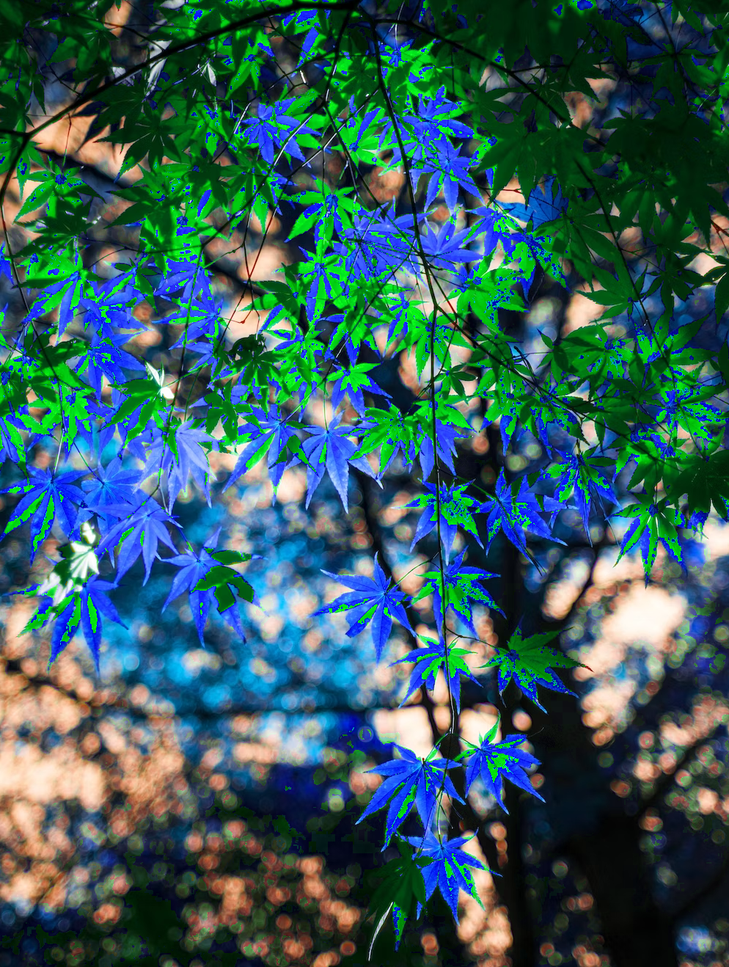
#> input picture inverted.png, 729 x 967 px, shrunk from 994 x 1318 before the run, given in place of compress.png, which was not available
$ python ImageProcessor.py
#> lines starting #> are read from the running program, lines starting #| are printed output that depends on the picture; pictures that were not available may be replaced by others from this repository, and a replacement may not be noted
from PIL import Image
from typing import List


# [168 lines left out: functions mirror, grey, invert, merge, not called in this run]

def compress(raw: List[List[List[int]]]) -> List[List[List[int]]]:
    """
    Compresses raw by going through the pixels and combining a pixel with
    the ones directly to the right, below and diagonally to the lower right.
    For each RGB values it takes the average of these four pixels using integer
    division. If is is a pixel on the "edge" of the image, it only takes the
    relevant pixels to average across. See the second doctest for an example of
    this.

    >>> raw = [[[233, 100, 115], [0, 0, 0], [255, 255, 0], [3, 6, 7]],
               [[199, 201, 116], [1, 9, 0], [255, 100, 100], [99, 99, 0]],
               [[200, 200, 200], [1, 9, 0], [255, 100, 100], [99, 99, 0]],
               [[50, 100, 150], [1, 9, 0], [211, 5, 22], [199, 0, 10]]]
    >>> compress(raw)
    >>> compressed_raw
    [[[108, 77, 57], [153, 115, 26]],
     [[63, 79, 87], [191, 51, 33]]]

    >>> raw = [[[233, 100, 115], [0, 0, 0], [255, 255, 0]],
               [[199, 201, 116], [1, 9, 0], [255, 100, 100]],
               [[123, 233, 151], [111, 99, 10], [0, 1, 1]]]
    >>> compress(raw)
    >>> compressed_raw
    [[[108, 77, 57], [255, 177, 50]],
     [[117, 166, 80], [0, 1, 1]]]
    """
    # p will be the array that we holds each pixel row
    # x will be the array for the final pixel data
    final = []
    row = []
    # i and j will be the values that increment as we go through the while loop for indexing raw
    i = 0
    j = 0
    while True:
        a = []
        b = []
        c = []
        num = 1
        # All of these try except statements place the relevant pixels into separate lists to be merged
        try:
            a = raw[i][j+1]
            num += 1
        except:
            for k in range(len(raw[i][j])):
                a.append(0)
        try:
            b = raw[i+1][j]
            num += 1
        except:
            for k in range(len(raw[i][j])):
                b.append(0)
        try:
            c = raw[i+1][j+1]
            num += 1
        except:
            for k in range(len(raw[i][j])):
                c.append(0)
        l = []
        # Merge the pixels together and add them to a list l
        for k in range(len(raw[i][j])):
            l.append((raw[i][j][k] + a[k] + b[k] + c[k]) // num)
        # Add l to the row array
        row.append(l)
        j += 2
        # If we are at the end of the row of pixels then move to the next row by incrementing i
        # Also add the row array to the final image array
        if j > len(raw[i]) - 1:
            i += 2
            final.append(row)
            row = []
            # If we are at the end of the image, break the while loop
            # Otherwise j = 0 to start a new row.
            if i > len(raw) - 1:
                break
            else:
                j = 0
    return final

"""
**********************************************************

Turns the image file into raw pixel data and vice versa

**********************************************************
"""

def get_raw_image(name: str)-> List[List[List[int]]]:

#> called with name = 'compress.png'
    image = Image.open(name)
#> image is the input picture: PIL image 729x967 RGB; mean R, G, B 52.7, 90.8, 92.1
    num_rows = image.height
#> num_rows = 967
    num_columns = image.width
#> num_columns = 729
    pixels = image.getdata()
    new_data = []

    for i in range(num_rows):
        new_row = []
        for j in range(num_columns):
            new_pixel = list(pixels[i*num_columns + j])
            new_row.append(new_pixel)
        new_data.append(new_row)
#> after the loop, new_data = 967 items

    image.close()
    return new_data


def image_from_raw(raw: List[List[List[int]]], name: str)->None:
    image = Image.new("RGB", (len(raw[0]),len(raw)))
    pixels = []
    for row in raw:
        for pixel in row:
            pixels.append(tuple(pixel))
    image.putdata(pixels)
    image.save(name)

raw = get_raw_image("compress.png")
#> raw = 967 items
raw1 = compress(raw)
#> the loop in compress, `while True:` made 176660 passes
#> after the loop in compress, `while True:`: final = 484 items; i = 968; j = 730; row = []
#> raw1 = 484 items
image_from_raw(raw1, "compressed.png")
#> in image_from_raw, `image = Image.new("RGB", (len(raw[0]),len(raw)))`: image: PIL image 365x484 RGB; every value is 0
#> after the loop in image_from_raw, `for row in raw:`: pixels = 176660 items
#> in image_from_raw, `image.putdata(pixels)`:
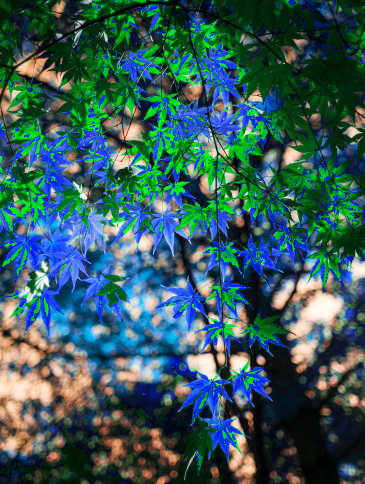
#> image: PIL image 365x484 RGB; mean R, G, B 52.3, 90.4, 91.6


$ run again, on mirror.png
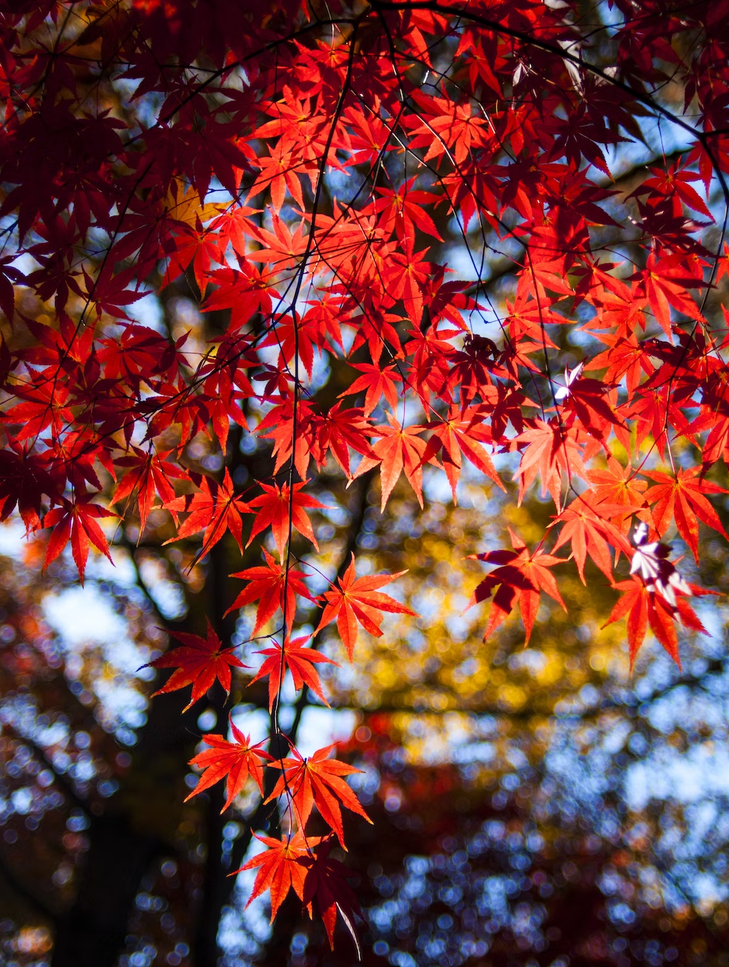
#> input picture mirror.png, 729 x 967 px, shrunk from 994 x 1318 before the run, given in place of compress.png, which was not available
#> in get_raw_image, image is the input picture: PIL image 729x967 RGB; mean R, G, B 117.4, 58.7, 57.4
#> after the loop in get_raw_image, `for i in range(num_rows):`: new_data = 967 items
#> the loop in compress, `while True:` made 176660 passes
#> after the loop in compress, `while True:`: final = 484 items; i = 968; j = 730; row = []
#> raw1 = 484 items
#> after the loop in image_from_raw, `for row in raw:`: pixels = 176660 items
#> in image_from_raw, `image.putdata(pixels)`:
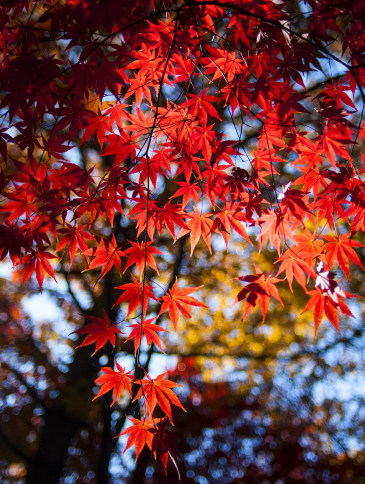
#> image: PIL image 365x484 RGB; mean R, G, B 117, 58.3, 57
